Frame 1 (no input): blank canvas, image omitted
Frame 60 (the mouse pressed at the canvas centre just before this capture): blank canvas, image omitted
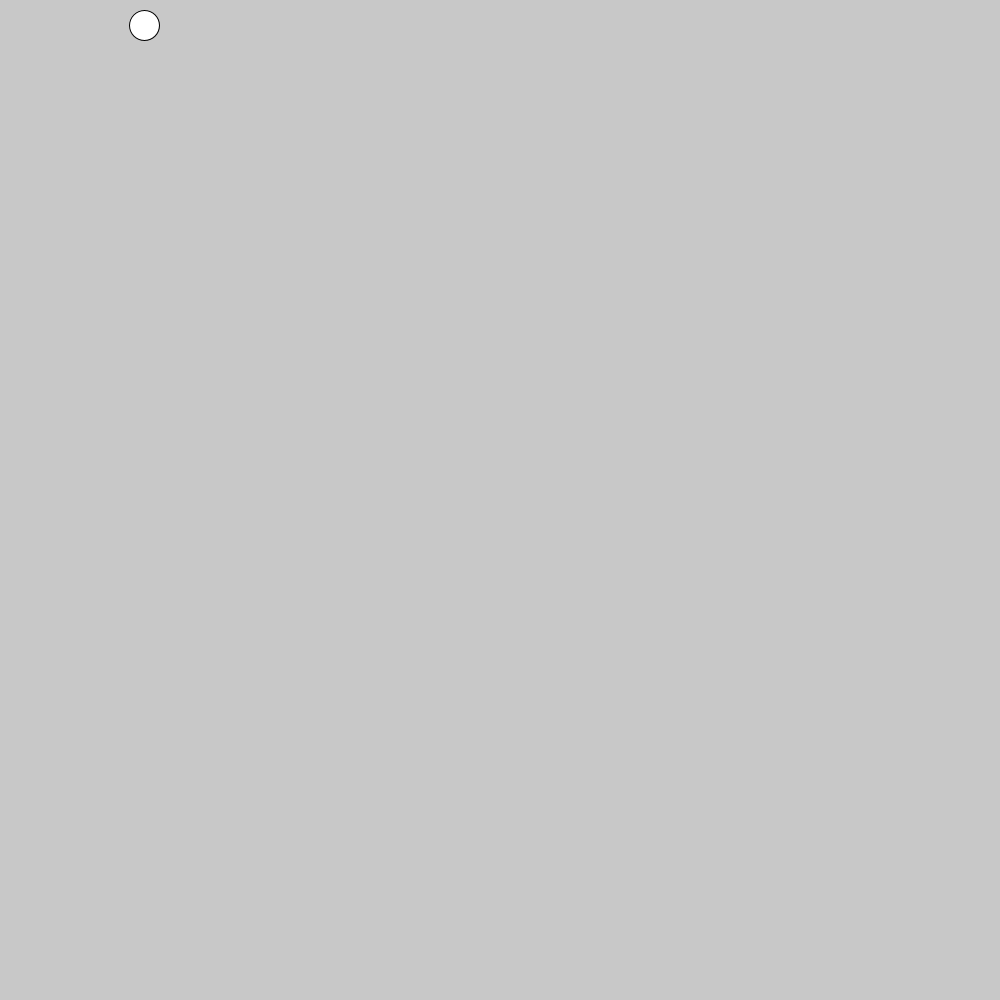
Frame 120 (the mouse held since frame 60 and released just before this capture)

The Processing sketch whose frames 1 and 60 were blank and that drew this single picture after the mouse press (run headless with seeded random() and noise(); from frame 60 on, the mouse is pressed at the canvas centre):

// Processing sketch: bouncing_ball
// ── bouncing_ball.pde
int x = 25;
int dx = 1;
void setup() {
size (1000,1000);

}

void draw() {
  background(200);
   circle (x,25,30);
   x = x+dx;
   if (x>975) {
     dx= -1;
     
   }
   if (x< 25)  {
     dx = 1;
   }
}
